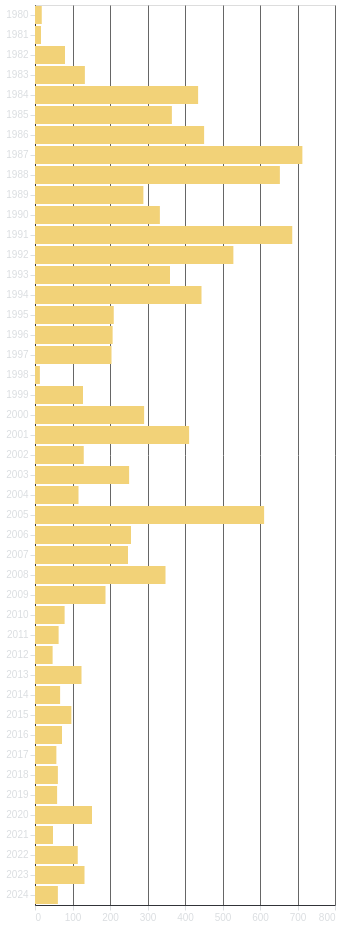

The Vega-Lite source for this figure:
### Vega-Lite specification from a JSON file in a GitHub repository (floating-point values rounded to 4 significant figures; data arrays with more than 128 entries replaced by an {"elided": "..."} marker saying what was removed)
{"config": {"background": "transparent", "title": {"color": "#DBDEE1", "fontSize": 16}, "axis": {"domainColor": "#313338", "gridColor": "#666666", "tickColor": "#DBDEE1", "titleColor": "#DBDEE1", "labelColor": "#DBDEE1"}, "legend": {"labelColor": "#DBDEE1", "titleColor": "#DBDEE1"}}, "data": {"name": "data-c9754dd2f3dce9aeb3ec655b0a0eedad"}, "mark": {"type": "bar", "tooltip": true}, "encoding": {"color": {"value": "#F2D278"}, "x": {"aggregate": "count", "axis": {"ticks": true, "title": null}, "type": "quantitative"}, "y": {"axis": {"ticks": true, "title": null}, "field": "year", "type": "nominal"}}, "height": "container", "params": [{"name": "param_5", "select": {"type": "interval", "encodings": ["x", "y"]}, "bind": "scales"}], "width": "container", "$schema": "https://vega.github.io/schema/vega-lite/v5.17.0.json", "datasets": {"data-c9754dd2f3dce9aeb3ec655b0a0eedad": {"elided": "10350 records"}}}
